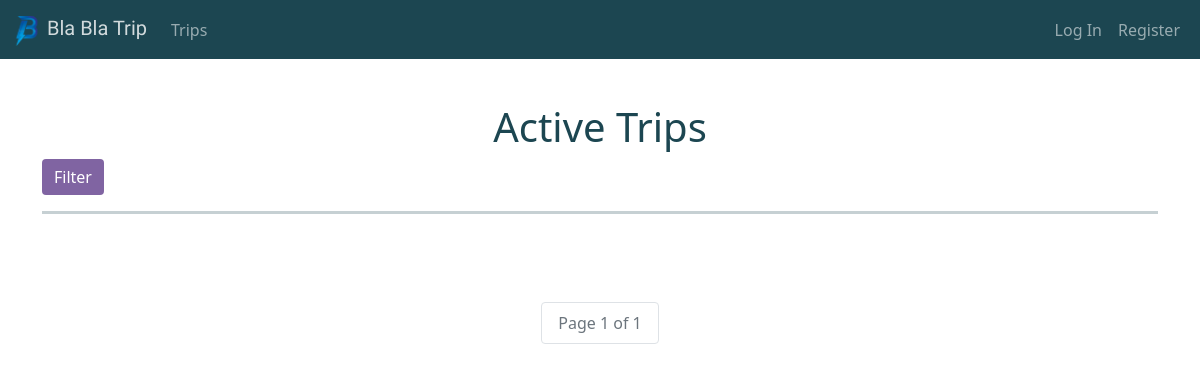
Page /trips/ on the earlier database version.
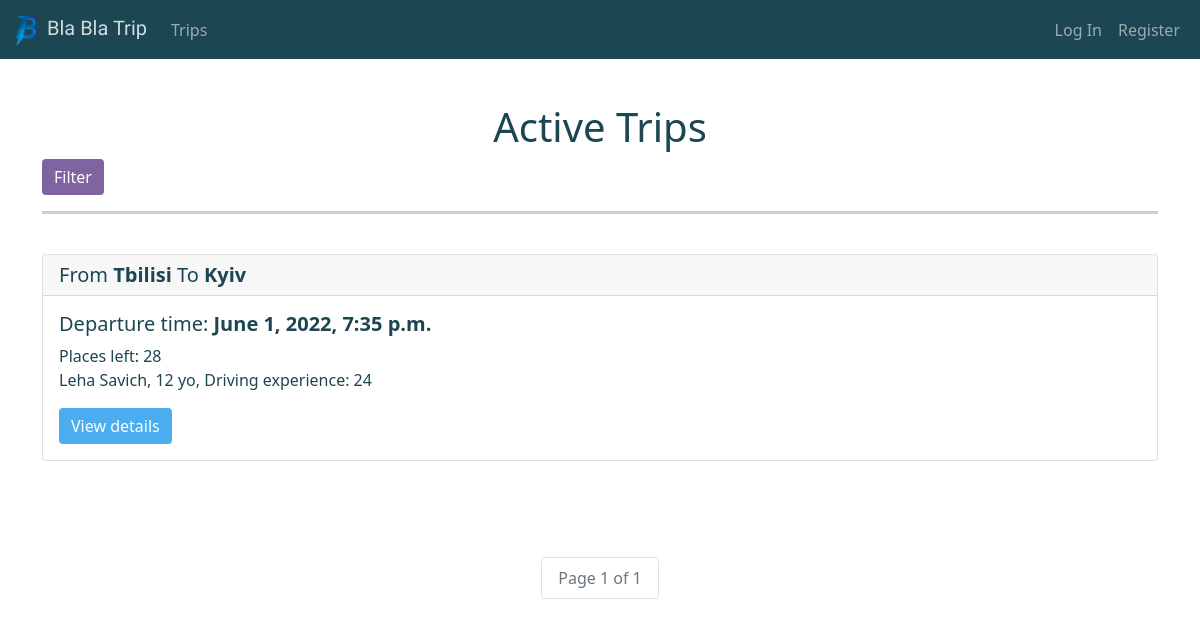
Same page on the later database version.
### trips/models.py (models this page shows, shortened)
class Trip(models.Model):
    num_of_places = models.PositiveIntegerField()
    start_date_and_time = models.DateTimeField()
    places_left = models.IntegerField(blank=True, null=True)
    description = models.TextField(blank=True)
    passengers = models.ManyToManyField(Passenger, blank=True)
    start_country = models.ForeignKey(
        Country, on_delete=models.CASCADE, related_name='Start_country')
    end_country = models.ForeignKey(
        Country, on_delete=models.CASCADE, related_name='End_country')
    start_city = models.ForeignKey(
        City, on_delete=models.CASCADE, related_name='Start_city')
    end_city = models.ForeignKey(
        City, on_delete=models.CASCADE, related_name='End_city')
    driver = models.ForeignKey(Driver, on_delete=models.CASCADE)
    @ property
    def freePlaces(self):
        return self.num_of_places - len(self.passengers.all())

class City(models.Model):
    city_name = models.CharField(max_length=255)
    country = models.ForeignKey(Country, on_delete=models.CASCADE)
    def __str__(self):
        return f'{self.city_name}'
    class Meta:
        verbose_name = 'City'
        verbose_name_plural = 'Cities'

### users/models.py (models this page shows)
class Profile(Base):
    GENDER_MALE = 0
    GENDER_FEMALE = 1
    GENDER_CHOICES = [(GENDER_MALE, 'Male'), (GENDER_FEMALE, 'Female')]
    first_name = models.CharField(max_length=255)
    last_name = models.CharField(max_length=255)
    age = models.PositiveIntegerField()
    gender = models.IntegerField(choices=GENDER_CHOICES)
    with_music = models.BooleanField()
    smoking = models.BooleanField()
    sociable = models.BooleanField()
    class Meta:
        abstract = True

class Driver(Profile):
    experience_in_driving = models.PositiveIntegerField()
    user = models.ForeignKey(
        User, on_delete=models.CASCADE, null=True, blank=True)
    def __str__(self):
        return f'{self.first_name} {self.last_name}, {self.age} yo, Driving experience: {self.experience_in_driving}'

### trips/views.py (the view)
# urls.py: path('trips/', views.active_trips, name='list-trips'),
def active_trips(request):
    trips = Trip.objects.filter(
        start_date_and_time__gte=timezone.now(), places_left__gt=0).order_by('start_date_and_time')
    tripFilter = TripFilter(request.GET, queryset=trips)
    trips = tripFilter.qs
    paginator = Paginator(trips, 2)
    page = request.GET.get('page')
    tripsForPage = paginator.get_page(page)
    if request.GET.get('showFilter') == 'Filter':
        return render(request, 'trips/active_trips.html', {'trips': trips, 'filter': tripFilter, 'tripsForPage': tripsForPage, 'showFilter': True})
    return render(request, 'trips/active_trips.html', {'trips': trips, 'filter': tripFilter, 'tripsForPage': tripsForPage})

### trips/templates/trips/active_trips.html (shortened to what this page needs)
{% extends 'trips/base.html' %}
{% load bootstrap3 %}
{% load trips_extras %}
{% block content %}
<div class="container">
    <center>
        <h1>Active Trips</h1>
    </center>
    <div class = "row">
        <div class = "column">
            {% if showFilter != True %}
            <form action="" method="GET">
                <button name="showFilter" value="Filter" class="btn btn-secondary">Filter</button>
            </form>
            {% endif %}
        </div>
    </div>
    <hr align="center" width="auto" size="5" color="#ff0000" />
    <br/>
    {% for trip in tripsForPage %}
        <div class="card">
        <h5 class="card-header">From <b>{{trip.start_city}}</b> To <b>{{trip.end_city}}</b></h5>
            <div class="card-body">
                <h5 class="card-title">Departure time: <b>{{trip.start_date_and_time}}</b></h5>
                <p class="card-text">Places left: {{trip.freePlaces}} <br>{{trip.driver}}</p>
                <a href="{% url 'trip-details' trip.id %}" class="btn btn-primary">View details</a>
            </div>
        </div>
        <br><br>
    {% endfor %}
    <br/><br/>
    <nav>
        <ul class="pagination justify-content-center">
            <li class="page-item disabled"><a class="page-link" href="#">Page {{tripsForPage.number}} of {{tripsForPage.paginator.num_pages}}</a></li>
        </ul>
    </nav>
<br/><br/>
</div>
{% endblock %}

### trips/templates/trips/base.html (shortened to what this page needs)
<!doctype html>
{% load static %}
<html lang="en">
    <head>
        <link rel="stylesheet" href="{% static 'style.css' %}"/>
        <link rel="stylesheet" href="//cdn.bootcss.com/bootstrap-datetimepicker/4.17.44/css/bootstrap-datetimepicker.min.css">
        <link rel="stylesheet" href="https://cdn.jsdelivr.net/npm/bootstrap@5.1.3/dist/css/bootstrap.min.css">
    </head>
    <body>
        {% include 'trips/navbar.html' %}
        <br/>
        {% block content %}
        {% endblock %}
    </body>
</html>

### trips/templates/trips/navbar.html (shortened to what this page needs)
{% load static %}
<nav class="navbar navbar-expand-lg navbar-dark" style="background-color: #1c4651;">
    <div class="container-fluid">
        <a class="navbar-brand" href="{% url 'home' %}" style="color:rgba(255, 255, 255, 0.8); font-family: 'Catamaran', sans-serif;">
            <img src="{% static 'logoResized.png' %}" width="30" height="30" class="d-inline-block align-text-top">
            Bla Bla Trip
        </a>
        <div class="collapse navbar-collapse" id="navbarSupportedContent">
            <ul class="nav navbar-nav ml-auto mb-2 mb-lg-0">
                <li class="nav-item">
                    <a class="nav-link" href="{% url 'list-trips' %}">Trips</a>
                </li>
        </div>
        <div class="collapse navbar-collapse justify-content-end" id="navbarSupportedContent">
            <ul class="nav navbar-nav ml-auto">
                {% if user.is_authenticated %}
                <span class="navbar-text" style="color: #4db0f3">Welcome, {{user.username}}!</span>
                <li class="nav-item">
                    <a class="nav-link" href="{% url 'logout' %}">Log Out</a>
                </li>
                {% else %}
                <li class="nav-item">
                    <a class="nav-link" href="{% url 'login' %}">Log In</a>
                </li>
                <li class="nav-item">
                    <a class="nav-link" href="{% url 'register' %}">Register</a>
                </li>
                {% endif %}
            </ul>
        </div>
    </div>
</nav>

### static/style.css (style rules this page uses)
.btn-primary, .btn-primary:hover, .btn-primary:active, .btn-primary:visited { background-color: #4badef !important; border: 1px #4badef !important; }
body { margin: 0; background: #f9f9f9; font-family: 'Ubuntu', sans-serif; font-style: normal; color: #1c4651 !important; }
.btn-secondary, .btn-secondary:hover, .btn-secondary:active, .btn-secondary:visited { background-color: #8064A2 !important; border: 1px #8064A2 !important; }
.pagination li { display: inline; }
.pagination li a { color: #1c4651; float: left; padding: 8px 16px; text-decoration: none; }
.container { margin: 20px 0; }

Differences in the rows shown:
now on this page (row edited): Trip: start_city "Tbilisi", end_city "Kyiv", start_date_and_time "June 1, 2022, 7:35 p.m.", freePlaces "28", driver "Leha Savich, 12 yo, Driving experience: 24"
